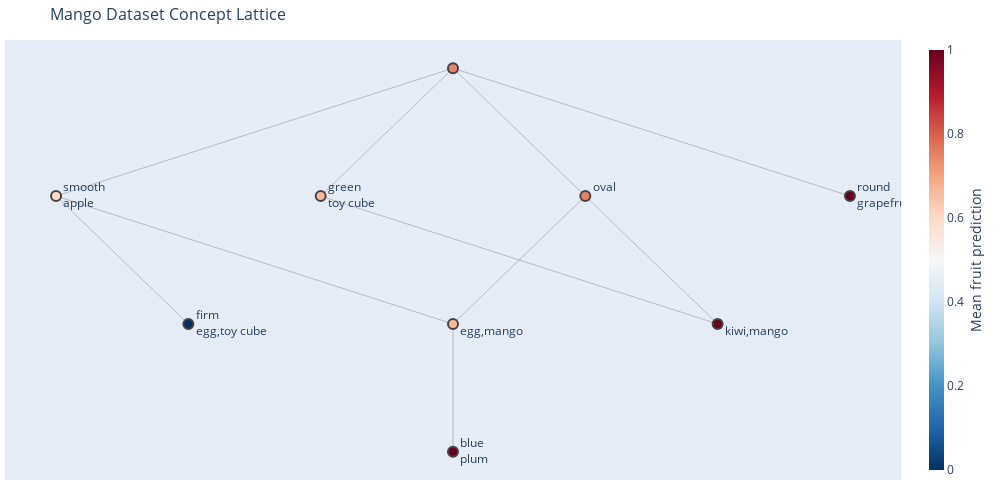

The notebook cell this image was saved under:
### Code cell
fig2.show()

### Figure 1 — Plotly figure (JSON) as saved in the notebook; plotly's stock layout.template omitted (floating-point values rounded to 4 significant figures)
{"data": [{"hoverinfo": "none", "line": {"color": "#888", "width": 0.5}, "mode": "lines", "type": "scatter", "x": [0, 0, null, -0.5, 1, null, -0.5, 0, null, 0.5, 1, null, 0.5, 0, null, 0.5, 0, null, -1, -1.5, null, 0, -1.5, null, 0, 1.5, null, 0, -1.5, null], "y": [1, 2, null, 3, 2, null, 3, 4, null, 3, 2, null, 3, 2, null, 3, 4, null, 2, 3, null, 2, 3, null, 4, 3, null, 4, 3, null]}, {"hoverinfo": "text", "hovertext": ["Concept 8<br>extent (len: 1): plum<br>intent (len: 3): smooth, blue, oval<br>new extent (len: 1): plum<br>new intent (len: 1): blue<br>mean_y_true: 1.0<br>mean_y_pred: 1.0<br>Metrics<br>\taccuracy: 1.0<br>\tprecision: 1.0<br>\trecall: 1.0<br>\tneg_precision: 0.0<br>\tneg_recall: 0.0<br><br>", "Concept 1<br>extent (len: 3): kiwi, toy cube, mango<br>intent (len: 1): green<br>new extent (len: 1): toy cube<br>new intent (len: 1): green<br>mean_y_true: 0.67<br>mean_y_pred: 0.67<br>Metrics<br>\taccuracy: 1.0<br>\tprecision: 1.0<br>\trecall: 1.0<br>\tneg_precision: 1.0<br>\tneg_recall: 1.0<br><br>", "Concept 2<br>extent (len: 4): kiwi, plum, egg, mango<br>intent (len: 1): oval<br>new extent (len: 0): emptyset<br>new intent (len: 1): oval<br>mean_y_true: 0.75<br>mean_y_pred: 0.75<br>Metrics<br>\taccuracy: 1.0<br>\tprecision: 1.0<br>\trecall: 1.0<br>\tneg_precision: 1.0<br>\tneg_recall: 1.0<br><br>", "Concept 5<br>extent (len: 2): toy cube, egg<br>intent (len: 2): firm, smooth<br>new extent (len: 2): egg, toy cube<br>new intent (len: 1): firm<br>mean_y_true: 0.0<br>mean_y_pred: 0.0<br>Metrics<br>\taccuracy: 1.0<br>\tprecision: 0.0<br>\trecall: 0.0<br>\tneg_precision: 1.0<br>\tneg_recall: 1.0<br><br>", "Concept 7<br>extent (len: 3): plum, egg, mango<br>intent (len: 2): smooth, oval<br>new extent (len: 2): egg, mango<br>new intent (len: 0): emptyset<br>mean_y_true: 0.67<br>mean_y_pred: 0.67<br>Metrics<br>\taccuracy: 1.0<br>\tprecision: 1.0<br>\trecall: 1.0<br>\tneg_precision: 1.0<br>\tneg_recall: 1.0<br><br>", "Concept 0<br>extent (len: 8): apple, grapefruit, kiwi, plum, toy cube, egg, tennis ball, mango<br>intent (len: 0): emptyset<br>new extent (len: 0): emptyset<br>new intent (len: 0): emptyset<br>mean_y_true: 0.62<br>mean_y_pred: 0.75<br>Metrics<br>\taccuracy: 0.88<br>\tprecision: 0.83<br>\trecall: 1.0<br>\tneg_precision: 1.0<br>\tneg_recall: 0.67<br><br>", "Concept 4<br>extent (len: 5): apple, plum, toy cube, egg, mango<br>intent (len: 1): smooth<br>new extent (len: 1): apple<br>new intent (len: 1): smooth<br>mean_y_true: 0.6<br>mean_y_pred: 0.6<br>Metrics<br>\taccuracy: 1.0<br>\tprecision: 1.0<br>\trecall: 1.0<br>\tneg_precision: 1.0<br>\tneg_recall: 1.0<br><br>", "Concept 3<br>extent (len: 3): apple, grapefruit, tennis ball<br>intent (len: 1): round<br>new extent (len: 3): grapefruit, tennis ball, apple<br>new intent (len: 1): round<br>mean_y_true: 0.67<br>mean_y_pred: 1.0<br>Metrics<br>\taccuracy: 0.67<br>\tprecision: 0.67<br>\trecall: 1.0<br>\tneg_precision: 0.0<br>\tneg_recall: 0.0<br><br>", "Concept 6<br>extent (len: 2): kiwi, mango<br>intent (len: 2): green, oval<br>new extent (len: 2): kiwi, mango<br>new intent (len: 0): emptyset<br>mean_y_true: 1.0<br>mean_y_pred: 1.0<br>Metrics<br>\taccuracy: 1.0<br>\tprecision: 1.0<br>\trecall: 1.0<br>\tneg_precision: 0.0<br>\tneg_recall: 0.0<br><br>"], "marker": {"color": [1, 0.6667, 0.75, 0, 0.6667, 0.75, 0.6, 1, 1], "colorbar": {"thickness": 15, "title": {"side": "right", "text": "Mean fruit prediction"}, "xanchor": "left"}, "colorscale": [[0, "rgb(103,0,31)"], [0.1, "rgb(178,24,43)"], [0.2, "rgb(214,96,77)"], [0.3, "rgb(244,165,130)"], [0.4, "rgb(253,219,199)"], [0.5, "rgb(247,247,247)"], [0.6, "rgb(209,229,240)"], [0.7, "rgb(146,197,222)"], [0.8, "rgb(67,147,195)"], [0.9, "rgb(33,102,172)"], [1, "rgb(5,48,97)"]], "line": {"width": 2}, "reversescale": true, "showscale": true, "size": 10}, "mode": "markers+text", "text": ["blue<br>plum", "green<br>toy cube", "oval<br>", "firm<br>egg,toy cube", "<br>egg,mango", "<br>", "smooth<br>apple", "round<br>grapefruit,tennis ball,apple", "<br>kiwi,mango"], "textposition": "middle right", "type": "scatter", "x": [0, -0.5, 0.5, -1, 0, 0, -1.5, 1.5, 1], "y": [1, 3, 3, 2, 2, 4, 3, 3, 2]}], "layout": {"height": 500, "hovermode": "closest", "margin": {"b": 20, "l": 5, "r": 5, "t": 40}, "showlegend": false, "title": {"font": {"size": 16}, "text": "Mango Dataset Concept Lattice"}, "width": 1000, "xaxis": {"showgrid": false, "showticklabels": false, "zeroline": false}, "yaxis": {"showgrid": false, "showticklabels": false, "zeroline": false}}}
